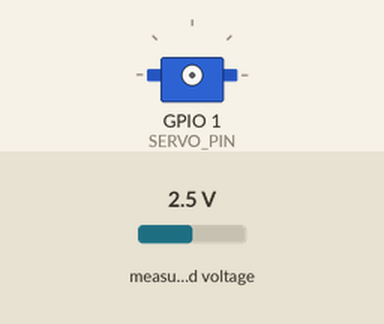
Recording of a sketch running on a simulated ESP32-S3. Shown: servo. Inputs (shaded band) come from the test bench; at power-on: measured voltage 2.5 V. What the sketch prints to the serial monitor is not drawn.

Above: at 0.0 s.
At 2.2 s:
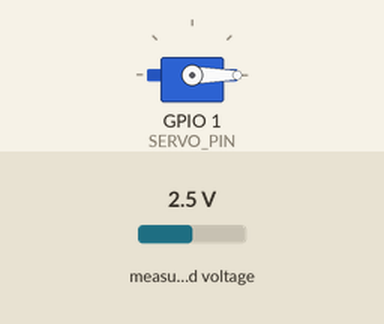
2.3 s: measured voltage set to 0.1 V
4.5 s: measured voltage set to 1.2 V
Timing chart, 0 to 7.5 s (numbered marks = the images above; inputs shaded):
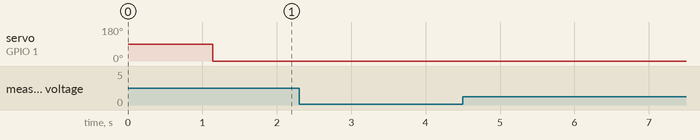

The sketch:

Conexionado_guante-v2.ino
```cpp
#include <Wire.h>
#include <Adafruit_ADS1X15.h>
#include <ESP32Servo.h>

// =====================================================
// ESP32-S3 MINI
// =====================================================

#define SDA_PIN 8
#define SCL_PIN 9

Adafruit_ADS1115 ads;
#define ADS_CHANNEL 0

#define MUX_S0 10
#define MUX_S1 2
#define MUX_S2 3
#define MUX_S3 4

// =====================================================
// 7 SENSORES FLEX
// =====================================================

#define FLEX1_CHANNEL 0
#define FLEX2_CHANNEL 1
#define FLEX3_CHANNEL 2
#define FLEX4_CHANNEL 3
#define FLEX5_CHANNEL 4
#define FLEX6_CHANNEL 5
#define FLEX7_CHANNEL 6

// =====================================================
// 5 POTENCIOMETROS LINEALES
// =====================================================

#define POT1_CHANNEL 7
#define POT2_CHANNEL 8
#define POT3_CHANNEL 9
#define POT4_CHANNEL 10
#define POT5_CHANNEL 11

// El sensor 1 sigue controlando el servo
#define FLEX_CHANNEL FLEX5_CHANNEL

#define SERVO_PIN 1
Servo miServo;

const int16_t FLEX_ESTIRADO = 19500;
const int16_t FLEX_DOBLADO  = 17500;

// =====================================================
// FILTRO
// =====================================================

#define MUESTRAS_MEDIANA 15

const int16_t RANGO_MIN_VALIDO = 16500;
const int16_t RANGO_MAX_VALIDO = 20000;

int16_t ultimoValorValido = FLEX_ESTIRADO;

// --- Suavizado extra sobre el resultado de la mediana ---
// alpha más chico = más suave pero más lento en seguir el cambio real
const float ALPHA = 0.3;
float valorSuavizado = -1; // -1 indica "todavia no inicializado"

// =====================================================
// LIMITADOR DE VELOCIDAD DEL SERVO (slew rate)
// =====================================================

const float PASO_MAXIMO = 4.0;
float anguloActualServo = -1;

// =====================================================
// SELECCIONAR CANAL DEL 4067
// =====================================================

void selectMuxChannel(uint8_t channel)
{
digitalWrite(MUX_S0, channel & 0x01);
digitalWrite(MUX_S1, channel & 0x02);
digitalWrite(MUX_S2, channel & 0x04);
digitalWrite(MUX_S3, channel & 0x08);
delayMicroseconds(100);
}

// =====================================================
// LEER SENSOR FLEX (crudo, a través del mux)
// =====================================================

int16_t leerFlexCrudo()
{
selectMuxChannel(FLEX_CHANNEL);
return ads.readADC_SingleEnded(ADS_CHANNEL);
}

// =====================================================
// LEER SENSOR CON MEDIANA + FILTRO DE RANGO VALIDO
// =====================================================

int16_t leerFlexMediana()
{
int16_t muestras[MUESTRAS_MEDIANA];
int cantidadValidas = 0;

for (int i = 0; i < MUESTRAS_MEDIANA; i++)
{
int16_t lectura = leerFlexCrudo();


if (lectura >= RANGO_MIN_VALIDO && lectura <= RANGO_MAX_VALIDO)
{
  muestras[cantidadValidas] = lectura;
  cantidadValidas++;
}

delayMicroseconds(200);


}

if (cantidadValidas == 0)
{
return ultimoValorValido;
}

for (int i = 1; i < cantidadValidas; i++)
{
int16_t clave = muestras[i];
int j = i - 1;
while (j >= 0 && muestras[j] > clave)
{
muestras[j + 1] = muestras[j];
j--;
}
muestras[j + 1] = clave;
}

int16_t mediana = muestras[cantidadValidas / 2];
ultimoValorValido = mediana;
return mediana;
}

// =====================================================
// LEER LOS OTROS 6 SENSORES FLEX
// SOLO PARA MOSTRARLOS POR SERIAL
// =====================================================

int16_t leerSensorFlex(uint8_t canal)
{
selectMuxChannel(canal);
return ads.readADC_SingleEnded(ADS_CHANNEL);
}

// =====================================================
// LEER LOS 5 POTENCIOMETROS
// SOLO PARA MOSTRARLOS POR SERIAL
// =====================================================

int16_t leerPotenciometro(uint8_t canal)
{
selectMuxChannel(canal);
return ads.readADC_SingleEnded(ADS_CHANNEL);
}

// =====================================================
// APLICAR SUAVIZADO EXTRA (EMA) SOBRE LA MEDIANA
// =====================================================

float suavizarValor(int16_t nuevoValor)
{
if (valorSuavizado < 0)
{
valorSuavizado = nuevoValor;
}
else
{
valorSuavizado = (ALPHA * nuevoValor) + ((1 - ALPHA) * valorSuavizado);
}

return valorSuavizado;
}

// =====================================================
// MOVER SERVO GRADUALMENTE HACIA EL ANGULO OBJETIVO
// =====================================================

void moverServoSuave(int anguloObjetivo)
{
if (anguloActualServo < 0)
{
anguloActualServo = anguloObjetivo;
miServo.write(anguloObjetivo);
return;
}

float diferencia = anguloObjetivo - anguloActualServo;

if (abs(diferencia) <= PASO_MAXIMO)
{
anguloActualServo = anguloObjetivo;
}
else if (diferencia > 0)
{
anguloActualServo += PASO_MAXIMO;
}
else
{
anguloActualServo -= PASO_MAXIMO;
}

miServo.write((int)anguloActualServo);
}

// =====================================================
// SETUP
// =====================================================

void setup()
{
Serial.begin(115200);
delay(1000);

Serial.println();
Serial.println("=================================");
Serial.println("  ESP32-S3 - 7 FLEX + MUX + SERVO");
Serial.println("=================================");

Wire.begin(SDA_PIN, SCL_PIN);

if (!ads.begin(0x48))
{
Serial.println("ERROR: ADS1115 no encontrado.");
while (1) delay(100);
}

Serial.println("ADS1115 encontrado.");
ads.setGain(GAIN_ONE);

pinMode(MUX_S0, OUTPUT);
pinMode(MUX_S1, OUTPUT);
pinMode(MUX_S2, OUTPUT);
pinMode(MUX_S3, OUTPUT);
selectMuxChannel(FLEX_CHANNEL);

Serial.println("CD74HC4067 configurado.");

miServo.attach(SERVO_PIN);

Serial.println("Sistema listo.");
Serial.println();
}

// =====================================================
// LOOP
// =====================================================

void loop()
{
// ===================================================
// SENSOR 1
// Sigue funcionando EXACTAMENTE como antes
// y es el único que controla el servo.
// ===================================================

int16_t valorMediana = leerFlexMediana();
float valorFinal = suavizarValor(valorMediana);

int16_t valorLimitado = constrain((int16_t)valorFinal, FLEX_DOBLADO, FLEX_ESTIRADO);
int anguloObjetivo = map(valorLimitado, FLEX_DOBLADO, FLEX_ESTIRADO, 180, 0);

moverServoSuave(anguloObjetivo);

// ===================================================
// SENSORES 2 AL 7
// SOLO SE LEEN Y SE MUESTRAN POR SERIAL
// ===================================================

int16_t flex2 = leerSensorFlex(FLEX2_CHANNEL);
int16_t flex3 = leerSensorFlex(FLEX3_CHANNEL);
int16_t flex4 = leerSensorFlex(FLEX4_CHANNEL);
int16_t flex5 = leerSensorFlex(FLEX5_CHANNEL);
int16_t flex6 = leerSensorFlex(FLEX6_CHANNEL);
int16_t flex7 = leerSensorFlex(FLEX7_CHANNEL);

// ===================================================
// 5 POTENCIOMETROS
// SOLO SE LEEN Y SE MUESTRAN POR SERIAL
// ===================================================

int16_t pot1 = leerPotenciometro(POT1_CHANNEL);
int16_t pot2 = leerPotenciometro(POT2_CHANNEL);
int16_t pot3 = leerPotenciometro(POT3_CHANNEL);
int16_t pot4 = leerPotenciometro(POT4_CHANNEL);
int16_t pot5 = leerPotenciometro(POT5_CHANNEL);

// ===================================================
// SERIAL
// ===================================================

Serial.print("Flex 1: ");
Serial.print(valorMediana);

Serial.print("    Flex 2: ");
Serial.print(flex2);

Serial.print("    Flex 3: ");
Serial.print(flex3);

Serial.print("    Flex 4: ");
Serial.print(flex4);

Serial.print("    Flex 5: ");
Serial.print(flex5);

Serial.print("    Flex 6: ");
Serial.print(flex6);

Serial.print("    Flex 7: ");
Serial.print(flex7);

Serial.print("    Pot 1: ");
Serial.print(pot1);

Serial.print("    Pot 2: ");
Serial.print(pot2);

Serial.print("    Pot 3: ");
Serial.print(pot3);

Serial.print("    Pot 4: ");
Serial.print(pot4);

Serial.print("    Pot 5: ");
Serial.print(pot5);

Serial.print("    Suavizado F1: ");
Serial.print(valorFinal, 1);

Serial.print("    Angulo servo: ");
Serial.println((int)anguloActualServo);

delay(20);
}
```

Measured:
- after the input at 2.3 s, every drawn part: stays the same
- after the input at 4.5 s, every drawn part: stays the same
